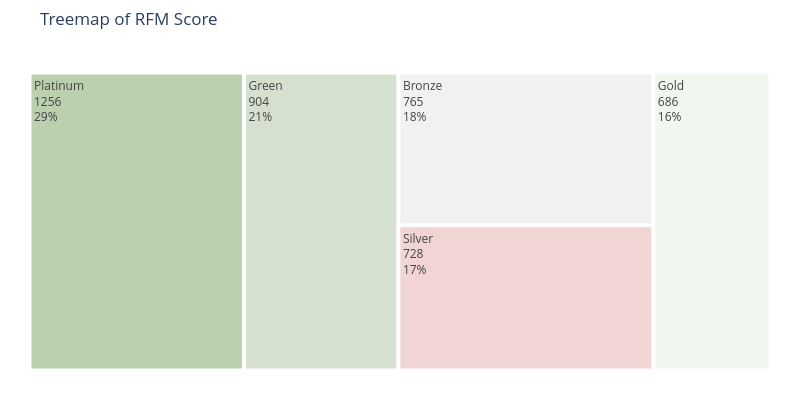

The notebook cell this image was saved under:
### Code cell
#Creating a Treemap with Plotly Express
# colors=['#fae588','#f79d65','#f9dc5c','#e8ac65','#e76f51','#ef233c','#b7094c'] #color palette
colors=['#bad0af','#d5e0cf','#f1f1f1','#f1d4d4'] #color palette
import plotly.express as px

fig = px.treemap(fig4, path=['Score'],values='Count'
                 , width=800, height=400
                 ,title="Treemap of RFM Score")

fig.update_layout(
    treemapcolorway = colors, #defines the colors in the treemap
    margin = dict(t=50, l=25, r=25, b=25))

fig.data[0].textinfo = 'label+text+value+percent root'
fig.show()

### Figure 1 — Plotly figure (JSON) as saved in the notebook; plotly's stock layout.template omitted (floating-point values rounded to 4 significant figures)
{"data": [{"branchvalues": "total", "domain": {"x": [0, 1], "y": [0, 1]}, "hovertemplate": "labels=%{label}<br>Count=%{value}<br>parent=%{parent}<br>id=%{id}<extra></extra>", "ids": ["Bronze", "Gold", "Green", "Platinum", "Silver"], "labels": ["Bronze", "Gold", "Green", "Platinum", "Silver"], "name": "", "parents": ["", "", "", "", ""], "textinfo": "label+text+value+percent root", "type": "treemap", "values": [765.0, 686.0, 904.0, 1256.0, 728.0]}], "layout": {"height": 400, "legend": {"tracegroupgap": 0}, "margin": {"b": 25, "l": 25, "r": 25, "t": 50}, "title": {"text": "Treemap of RFM Score"}, "treemapcolorway": ["#bad0af", "#d5e0cf", "#f1f1f1", "#f1d4d4"], "width": 800}}
